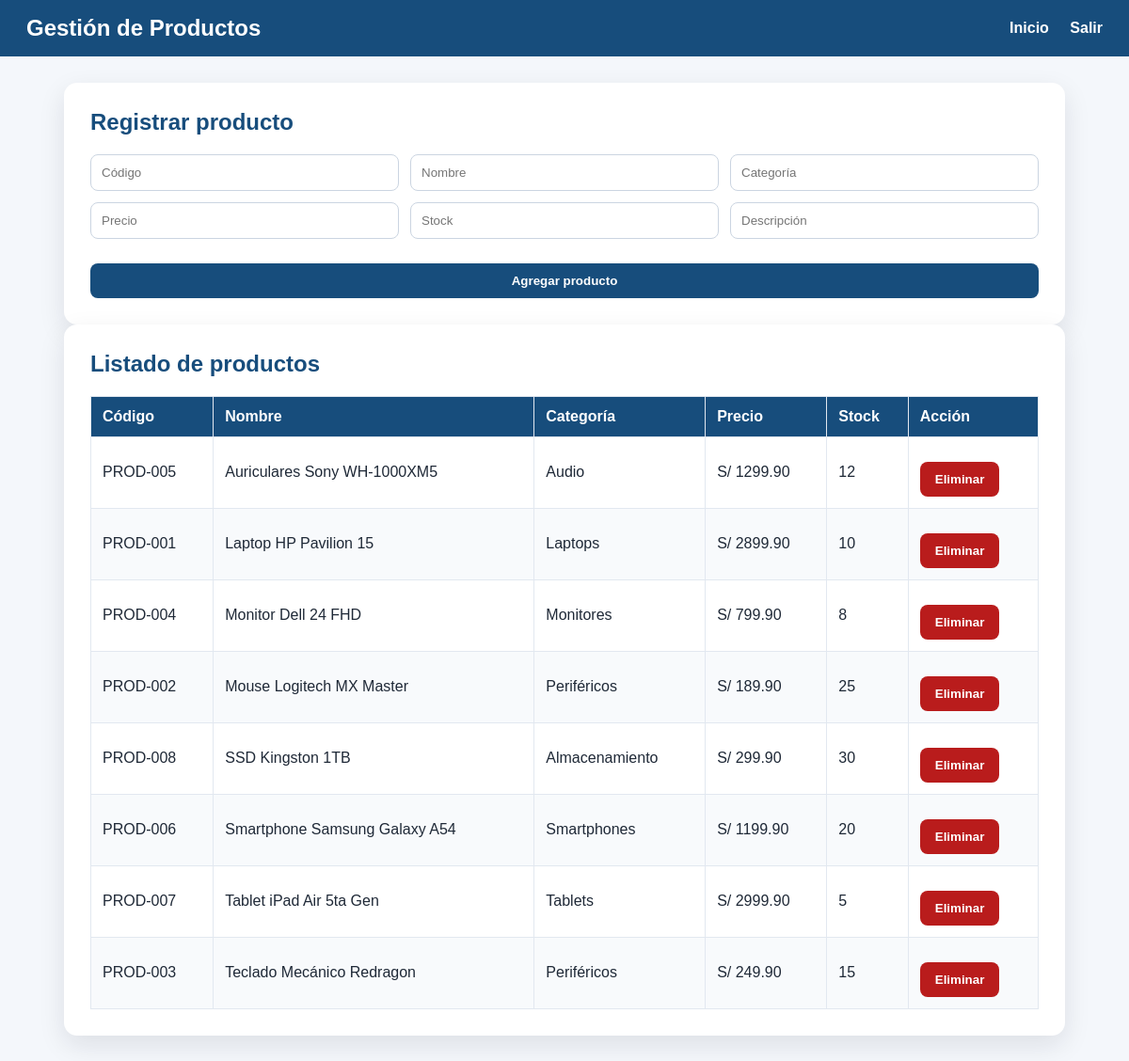
/productos-web (signed in), run on the app's committed database.
### tables this page shows
CREATE TABLE producto (
            id          INTEGER PRIMARY KEY AUTOINCREMENT,
            codigo      TEXT    NOT NULL UNIQUE,
            nombre      TEXT    NOT NULL,
            categoria   TEXT    NOT NULL,
            precio      REAL    NOT NULL,
            stock       INTEGER DEFAULT 0,
            descripcion TEXT
        );

### controllers/web_controller.py (the view, shortened to what this page needs)
@web_bp.route('/productos-web', methods=['GET', 'POST'])
def web_productos():
    if 'usuario_id' not in session:
        return redirect(url_for('web_bp.web_login'))
    mensaje = None
    productos = ProductModel.list_all()
    return render_template(
        'productos.html',
        productos=productos,
        mensaje=mensaje
    )

### models/db.py (called while the page is built)
def get_db():
    conn = sqlite3.connect(current_app.config['DATABASE_PATH'])
    conn.row_factory = sqlite3.Row
    return conn

### models/product_model.py (called while the page is built)
    @staticmethod
    def list_all():
        conn = get_db()
        cursor = conn.cursor()
        cursor.execute('SELECT * FROM producto ORDER BY nombre')
        rows = cursor.fetchall()
        conn.close()
        return [dict(row) for row in rows]

### views/templates/productos.html (shortened to what this page needs)
<!DOCTYPE html>
<html lang="es">
<head>
    <link rel="stylesheet" href="{{ url_for('static', filename='style.css') }}">
</head>
<body>
    <nav class="topbar">
        <h2>Gestión de Productos</h2>
        <div>
            <a href="{{ url_for('web_bp.web_principal') }}">Inicio</a>
            <a href="{{ url_for('web_bp.web_salir') }}">Salir</a>
        </div>
    </nav>
    <main class="container">
        <section class="panel">
            <h1>Registrar producto</h1>
            <form method="POST" class="grid-form">
                <input type="text" name="codigo" placeholder="Código" required>
                <input type="text" name="nombre" placeholder="Nombre" required>
                <input type="text" name="categoria" placeholder="Categoría" required>
                <input type="number" step="0.01" name="precio" placeholder="Precio" required>
                <input type="number" name="stock" placeholder="Stock">
                <input type="text" name="descripcion" placeholder="Descripción">
                <button type="submit">Agregar producto</button>
            </form>
        </section>
        <section class="panel">
            <h1>Listado de productos</h1>
            <table>
                <thead>
                    <tr>
                        <th>Código</th>
                        <th>Nombre</th>
                        <th>Categoría</th>
                        <th>Precio</th>
                        <th>Stock</th>
                        <th>Acción</th>
                    </tr>
                </thead>
                <tbody>
                    {% for p in productos %}
                    <tr>
                        <td>{{ p.codigo }}</td>
                        <td>{{ p.nombre }}</td>
                        <td>{{ p.categoria }}</td>
                        <td>S/ {{ "%.2f"|format(p.precio) }}</td>
                        <td>{{ p.stock }}</td>
                        <td>
                            <form method="POST">
                                <button class="danger" type="submit">Eliminar</button>
                            </form>
                        </td>
                    </tr>
                    {% endfor %}
                </tbody>
            </table>
        </section>
    </main>
</body>
</html>

### static/style.css (style rules this page uses)
* { box-sizing: border-box; }
body { margin: 0; font-family: Arial, Helvetica, sans-serif; background: #f4f7fb; color: #1f2937; }
.login-card, .panel { background: #ffffff; border-radius: 14px; box-shadow: 0 10px 28px rgba(15, 23, 42, 0.10); padding: 28px; }
h1, h2 { margin-top: 0; color: #174d7c; }
input { width: 100%; padding: 11px; border: 1px solid #cbd5e1; border-radius: 8px; }
button, .button { display: inline-block; margin-top: 14px; padding: 11px 16px; border: none; border-radius: 8px; background: #174d7c; color: #ffffff; text-decoration: none; cursor: pointer; font-weight: bold; }
.danger { background: #b91c1c; }
.topbar { background: #174d7c; color: white; padding: 16px 28px; display: flex; justify-content: space-between; align-items: center; }
.topbar h2 { color: white; margin: 0; }
.topbar a { color: white; margin-left: 18px; text-decoration: none; font-weight: bold; }
.container { max-width: 1100px; margin: 28px auto; padding: 0 18px; }
.grid-form { display: grid; grid-template-columns: repeat(3, 1fr); gap: 12px; }
.grid-form button { grid-column: span 3; }
table { width: 100%; border-collapse: collapse; margin-top: 18px; background: white; }
th { background: #174d7c; color: white; }
th, td { padding: 12px; border: 1px solid #e2e8f0; text-align: left; }
tr:nth-child(even) { background: #f8fafc; }

### data on the page
producto: codigo "PROD-005", nombre "Auriculares Sony WH-1000XM5", categoria "Audio", precio "1299.90", stock "12"
producto: codigo "PROD-001", nombre "Laptop HP Pavilion 15", categoria "Laptops", precio "2899.90", stock "10"
producto: codigo "PROD-004", nombre "Monitor Dell 24 FHD", categoria "Monitores", precio "799.90", stock "8"
producto: codigo "PROD-002", nombre "Mouse Logitech MX Master", categoria "Periféricos", precio "189.90", stock "25"
producto: codigo "PROD-008", nombre "SSD Kingston 1TB", categoria "Almacenamiento", precio "299.90", stock "30"
producto: codigo "PROD-006", nombre "Smartphone Samsung Galaxy A54", categoria "Smartphones", precio "1199.90", stock "20"
producto: codigo "PROD-007", nombre "Tablet iPad Air 5ta Gen", categoria "Tablets", precio "2999.90", stock "5"
producto: codigo "PROD-003", nombre "Teclado Mecánico Redragon", categoria "Periféricos", precio "249.90", stock "15"
